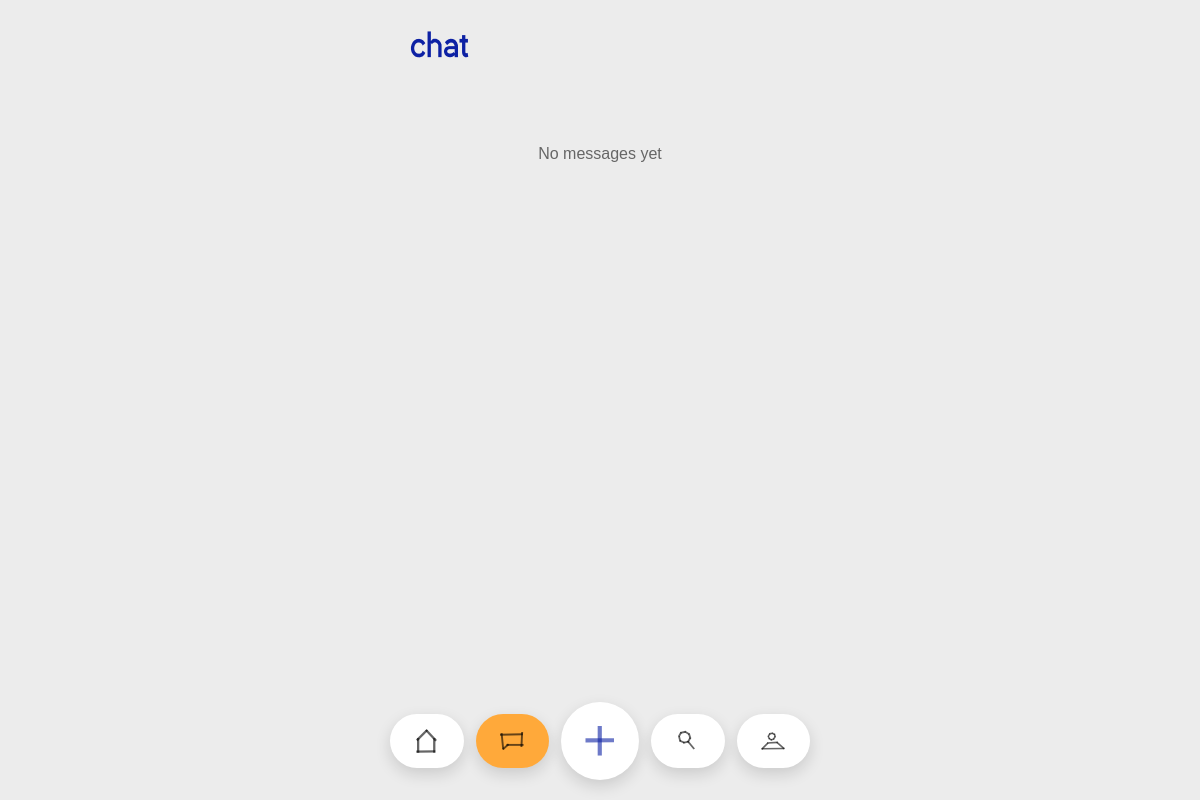
Before: /chat (signed in) with the older database file.
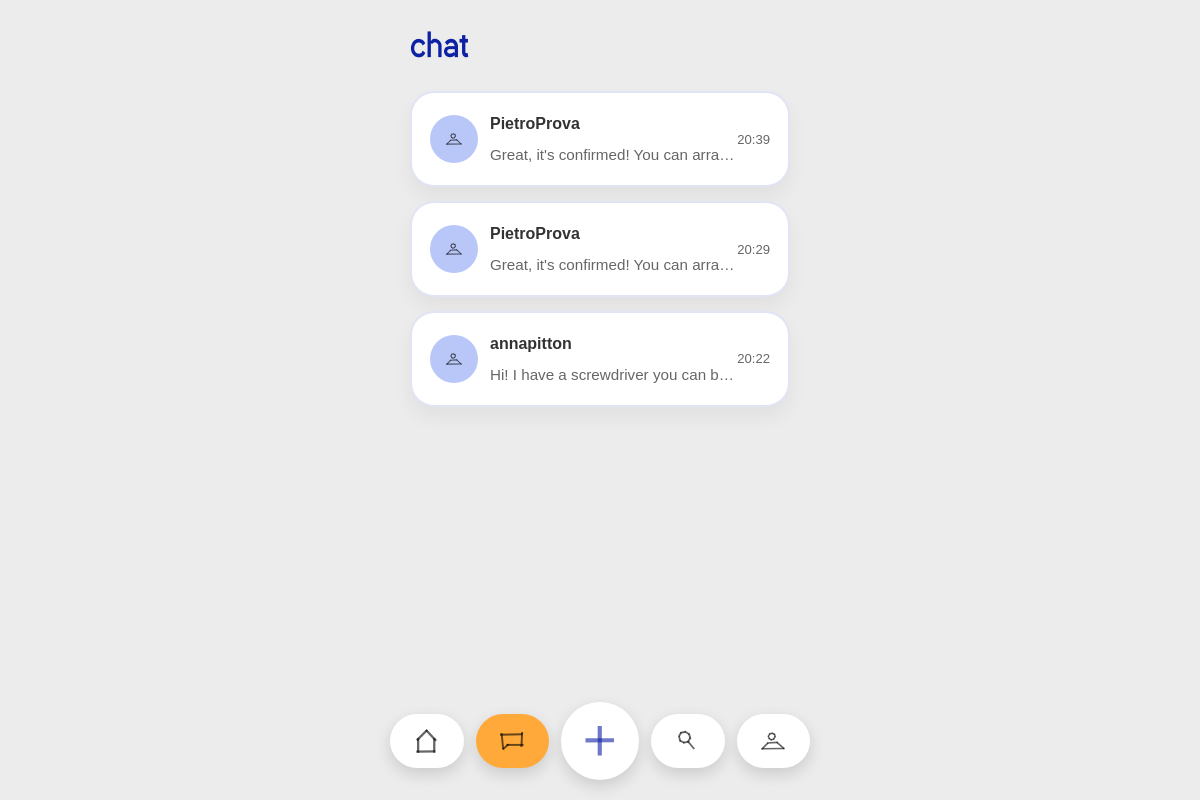
After: the same page with the newer database file.
### tables this page shows
CREATE TABLE requests (
            id INTEGER PRIMARY KEY AUTOINCREMENT,
            item_id INTEGER NOT NULL,
            borrower_id INTEGER NOT NULL,
            status TEXT DEFAULT 'pending',
            created_at TIMESTAMP DEFAULT CURRENT_TIMESTAMP, returned_at TEXT, return_status TEXT DEFAULT 'not_returned', request_type TEXT DEFAULT 'borrow', offered_item_id INTEGER,
            FOREIGN KEY (item_id) REFERENCES items (id),
            FOREIGN KEY (borrower_id) REFERENCES "users_old" (id)
        );

### app.py (the view)
@app.route('/chat')
def chat_index():
    if 'user_id' not in session:
        return redirect(url_for('login'))
    conn = get_db_connection()
    cursor = conn.cursor()
    cursor.execute('''
        SELECT r.id, i.name as item_name,
               (CASE WHEN i.owner_id = ? THEN u2.username ELSE u1.username END) as other_name,
               (CASE WHEN i.owner_id = ? THEN u2.photo ELSE u1.photo END) as other_photo,
               (SELECT content FROM messages m WHERE m.request_id = r.id ORDER BY m.created_at DESC LIMIT 1) as last_message,
               (SELECT created_at FROM messages m WHERE m.request_id = r.id ORDER BY m.created_at DESC LIMIT 1) as last_message_at,
               (SELECT COUNT(*) FROM messages m WHERE m.request_id = r.id AND m.sender_id != ? AND m.is_read = 0) as unread_count
        FROM requests r
        JOIN items i ON r.item_id = i.id
        JOIN users u1 ON i.owner_id = u1.id
        JOIN users u2 ON r.borrower_id = u2.id
        WHERE (i.owner_id = ? OR r.borrower_id = ?)
          AND EXISTS (SELECT 1 FROM messages m WHERE m.request_id = r.id)
        ORDER BY unread_count > 0 DESC, last_message_at DESC
    ''', (session['user_id'], session['user_id'], session['user_id'], session['user_id'], session['user_id']))
    rows = cursor.fetchall()
    conn.close()
    chats = []
    for row in rows:
        chat = dict(row)
        chat['last_message_at'] = format_chat_timestamp(row['last_message_at'])
        chats.append(chat)
    return render_template('chat_list.html', chats=chats)

### app.py (called while the page is built)
@app.url_defaults
def add_static_file_version(endpoint, values):
    if endpoint != 'static' or 'filename' not in values:
        return
    filepath = os.path.join(app.static_folder, values['filename'])
    if os.path.exists(filepath):
        values['v'] = int(os.path.getmtime(filepath))

def get_db_connection():
    conn = sqlite3.connect(DATABASE)
    conn.row_factory = sqlite3.Row
    conn.create_function('distance_km', 4, haversine_km)
    return conn

@app.context_processor
def inject_current_user_photo():
    if 'user_id' not in session:
        return {'current_user_photo': None}
    conn = get_db_connection()
    cursor = conn.cursor()
    cursor.execute('SELECT photo FROM users WHERE id = ?', (session['user_id'],))
    row = cursor.fetchone()
    conn.close()
    return {'current_user_photo': row['photo'] if row else None}

### templates/chat_list.html (shortened to what this page needs)
<!DOCTYPE html>
<html lang="en">
<head>
    <link rel="stylesheet" href="{{ url_for('static', filename='style.css') }}">
</head>
<body class="chat-page">
    <div class="container">
        <header class="chat-header">
            <h1>CHAT</h1>
        </header>
        <main>
            <section class="chat-list-section">
                {% if chats %}
                <div class="chat-list">
                    {% for chat in chats %}
                    <a href="{{ url_for('chat', request_id=chat.id) }}" class="chat-card{% if chat.unread_count %} unread{% endif %}">
                        <div class="chat-card-left">
                            <div class="avatar">
                                {% if chat.other_photo %}
                                <img src="{{ url_for('static', filename='uploads/' + chat.other_photo) }}" alt="" class="avatar-photo">
                                {% else %}
                                <span class="icon icon-user" aria-hidden="true"></span>
                                {% endif %}
                            </div>
                            <div class="chat-card-text">
                                <div class="chat-name">{{ chat.other_name }}</div>
                                <p class="chat-snippet">{{ chat.last_message }}</p>
                            </div>
                        </div>
                        <div class="chat-card-right">
                            <div class="chat-card-time">{{ chat.last_message_at }}</div>
                        </div>
                    </a>
                    {% endfor %}
                </div>
                {% else %}
                <p class="empty-state">No messages yet</p>
                {% endif %}
            </section>
        </main>
        {% include 'footer_nav.html' %}
    </div>
</body>
</html>

Changed rows visible on the page:
added requests: other_name "PietroProva", last_message "Great, it's confirmed! You can arra…", last_message_at "20:39"
added requests: other_name "PietroProva", last_message "Great, it's confirmed! You can arra…", last_message_at "20:29"
added requests: other_name "annapitton", last_message "Hi! I have a screwdriver you can b…", last_message_at "20:22"
Other visible differences:
text no longer shown: "No messages yet"
